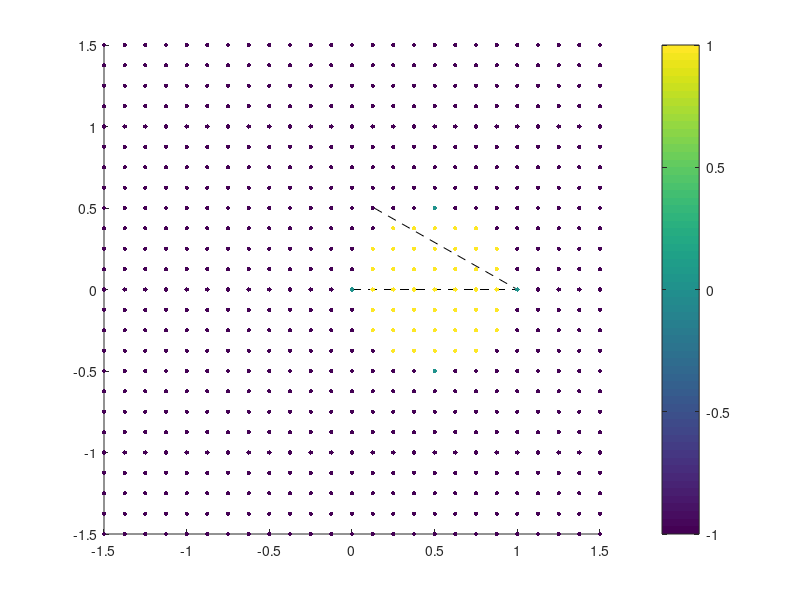

This chart was generated by the following MATLAB code: (Note: this script raises an error after producing the figure.)
% Equation for phiDot when following curved path
phiDot = @(v_x, D, R, phi) v_x*(-D + R*sin(phi))/(D*R);
% Equation for phiDot when following straight path (R -> Inf)
phiDotStraight = @(v_x, D, phi) v_x*sin(phi)/D;

% Set parameters in arbitrary units
v_x = 0.5;
R = 1;

% Sweep x and y to make a grid
x = [-1.5*R:0.125:1.5*R];
y = [-1.5*R:0.125:1.5*R];

% Now make the grid
[x_grid, y_grid] = meshgrid(x,y);

% Initialize phiDot in grid form
phiDotOnCartesianGridCurved = zeros(size(x_grid));
phiDotOnCartesianGridStraight = zeros(size(x_grid));

% Go through all the grid points and compute phiDot for both straight and
% curved paths
for i_x = 1:length(x)
    for i_y = 1:length(y)
        % Skip the origin since it blows up the calculation
        if (x(i_x) == 0) && (y(i_y) == 0)
            continue
        end
        phiDotOnCartesianGridCurved(i_y, i_x) = phiDot(v_x, sqrt(x(i_x)^2 + y(i_y)^2), R, atan2(y(i_y),x(i_x)));
        phiDotOnCartesianGridStraight(i_y, i_x) = phiDotStraight(v_x, sqrt(x(i_x)^2 + y(i_y)^2), atan2(y(i_y),x(i_x)));
    end
end

% Reshape matrices to be vectors so it's easier to work with
x_grid = reshape(x_grid, [], 1);
y_grid = reshape(y_grid, [], 1);
phiDotOnCartesianGridCurved = reshape(phiDotOnCartesianGridCurved, [], 1);
phiDotOnCartesianGridStraight = reshape(phiDotOnCartesianGridStraight, [], 1);

% Remove all things that are supposed to be 0 but weren't because of pi
% rounding errors in the trig functions
phiDotOnCartesianGridCurved(abs(phiDotOnCartesianGridCurved) < 10^(-10)) = 0;
phiDotOnCartesianGridStraight(abs(phiDotOnCartesianGridStraight) < 10^(-10)) = 0;

% Separate out progressive and regressive motion for curved path
x_grid_prog_Curved = x_grid(phiDotOnCartesianGridCurved > 0);
y_grid_prog_Curved = y_grid(phiDotOnCartesianGridCurved > 0);
phiDot_grid_prog_Curved = phiDotOnCartesianGridCurved(phiDotOnCartesianGridCurved > 0);
x_grid_reg_Curved = x_grid(phiDotOnCartesianGridCurved < 0);
y_grid_reg_Curved = y_grid(phiDotOnCartesianGridCurved < 0);
phiDot_grid_reg_Curved = phiDotOnCartesianGridCurved(phiDotOnCartesianGridCurved < 0);

% Separate out progressive and regressive motion for straight path
x_grid_prog_Straight = x_grid(phiDotOnCartesianGridStraight > 0);
y_grid_prog_Straight = y_grid(phiDotOnCartesianGridStraight > 0);
phiDot_grid_prog_Straight = phiDotOnCartesianGridStraight(phiDotOnCartesianGridStraight > 0);
x_grid_reg_Straight = x_grid(phiDotOnCartesianGridStraight < 0);
y_grid_reg_Straight = y_grid(phiDotOnCartesianGridStraight < 0);
phiDot_grid_reg_Straight = phiDotOnCartesianGridStraight(phiDotOnCartesianGridStraight < 0);

% Make a figure with points on the grid and color coded by direction of
% motion for a curved trajectory
figure
hold on
% First plot the dashed lines that show the radius of curvature
plot([R + R*sinpi(3/2+1/6),R], [R*cospi(3/2+1/6),0], 'k--','LineWidth',0.5); 
plot([0,R], [0,0], 'k--','LineWidth',0.5);
% Plot the direction of motion by just plotting the sign (prog = red, reg = blue)
scatter(y_grid, x_grid, 10, sign(phiDotOnCartesianGridCurved), 'filled');
colorbar
colormap(redblue());
% Plot a small segment of the trajectory arc
plot(R + R*sinpi(3/2+[0:0.0001:1/6]), R*cospi(3/2+[0:0.0001:1/6]), 'k-','LineWidth',2);
% Replace the line above with this one below if you want to plot the entire trajectory
% plot(R + R*sinpi(0:0.0001:2), R*cospi(0:0.0001:2), 'k--');
% Plot the boundary of where there is no motion and do it in purple
plot(R/2 + R/2*sinpi(0:0.0001:2), R/2*cospi(0:0.0001:2), '--', 'Color', [1, 0, 1]/2,'LineWidth',2);
% Plot the center of the radius of curvature
plot(R,0,'ko','MarkerSize',6,'MarkerFaceColor','k')
hold off
% Remove the axes colors to make it prettier
set(gca,'XColor', 'none','YColor','none')
set(gca, 'color', 'none');
% Fix the aspect ratio
pbaspect([1,1,1])
title('Prog vs Reg Motion in Space for Curved Trajectory')

% Make a figure with points on the grid and color coded by direction of
% motion for a straight trajectory
figure
hold on
% Plot the direction of motion by just plotting the sign (prog = red, reg = blue)
scatter(y_grid(abs(phiDotOnCartesianGridStraight) > 10^(-10)), x_grid(abs(phiDotOnCartesianGridStraight) > 10^(-10)), 10, sign(phiDotOnCartesianGridStraight(abs(phiDotOnCartesianGridStraight) > 10^(-10))), 'filled');
colorbar
colormap(redblue());
% Plot a small segment of the trajectory
plot([0,0],[0,R/2], 'k-','LineWidth',2);
hold off
% Remove the axes colors to make it prettier
set(gca,'XColor', 'none','YColor','none')
set(gca, 'color', 'none');
% Fix the aspect ratio
pbaspect([1,1,1])
title('Prog vs Reg Motion in Space for Straight Trajectory')

% Make a figure with arrows on the grid to show direction of phi dot fpr a
% curved path
figure
hold on
% First plot the dashed lines that show the radius of curvature
plot([R + R*sinpi(3/2+1/6),R], [R*cospi(3/2+1/6),0], 'k--','LineWidth',0.5); 
plot([0,R], [0,0], 'k--','LineWidth',0.5);
% Plot the arrows showing the direction of phi dot
q_reg = quiver(y_grid_reg_Curved,...
       x_grid_reg_Curved,...
       phiDot_grid_reg_Curved.*sin(pi/2+atan2(y_grid_reg_Curved,x_grid_reg_Curved)),...
       phiDot_grid_reg_Curved.*cos(pi/2+atan2(y_grid_reg_Curved,x_grid_reg_Curved)),...
       1.5,'b','Alignment','center');
q_prog = quiver(y_grid_prog_Curved,...
       x_grid_prog_Curved,...
       phiDot_grid_prog_Curved.*sin(pi/2+atan2(y_grid_prog_Curved,x_grid_prog_Curved)),...
       phiDot_grid_prog_Curved.*cos(pi/2+atan2(y_grid_prog_Curved,x_grid_prog_Curved)),...
       1.5,'r','Alignment','center');
% Plot a small segment of the trajectory arc
plot(R + R*sinpi(3/2+[0:0.0001:1/6]), R*cospi(3/2+[0:0.0001:1/6]), 'k-','LineWidth',2);
% Replace the line above with this one below if you want to plot the entire trajectory
% plot(R + R*sinpi(0:0.0001:2), R*cospi(0:0.0001:2), 'k--');
% Plot the boundary of where there is no motion and do it in purple
plot(R/2 + R/2*sinpi(0:0.0001:2), R/2*cospi(0:0.0001:2), '--', 'Color', [1, 0, 1]/2,'LineWidth',2);
% Plot the center of the radius of curvature
plot(R,0,'ko','MarkerSize',6,'MarkerFaceColor','k')
hold off
% Remove the axes colors to make it prettier
set(gca,'XColor', 'none','YColor','none')
set(gca, 'color', 'none');
% Fix the aspect ratio
pbaspect([1,1,1])
hold off
title('Phi Dot in Space for Curved Trajectory')

% Make a figure with arrows on the grid to show direction of phi dot fpr a
% straight path
figure
hold on
% Plot the arrows showing the direction of phi dot
q_reg = quiver(y_grid_reg_Straight,...
       x_grid_reg_Straight,...
       phiDot_grid_reg_Straight.*sin(pi/2+atan2(y_grid_reg_Straight,x_grid_reg_Straight)),...
       phiDot_grid_reg_Straight.*cos(pi/2+atan2(y_grid_reg_Straight,x_grid_reg_Straight)),...
       1.5,'b','Alignment','center');
q_prog = quiver(y_grid_prog_Straight,...
       x_grid_prog_Straight,...
       phiDot_grid_prog_Straight.*sin(pi/2+atan2(y_grid_prog_Straight,x_grid_prog_Straight)),...
       phiDot_grid_prog_Straight.*cos(pi/2+atan2(y_grid_prog_Straight,x_grid_prog_Straight)),...
       1.5,'r','Alignment','center');
% Plot a small segment of the trajectory
plot([0,0],[0,R/2], 'k-','LineWidth',2);
hold off
% Remove the axes colors to make it prettier
set(gca,'XColor', 'none','YColor','none')
set(gca, 'color', 'none');
% Fix the aspect ratio
pbaspect([1,1,1])
hold off
title('Phi Dot in Space for Straight Trajectory')

% Make a figure with arrows on the grid to show direction of motion fpr a
% curved path
figure
hold on
% First plot the dashed lines that show the radius of curvature
plot([R + R*sinpi(3/2+1/6),R], [R*cospi(3/2+1/6),0], 'k--','LineWidth',0.5); 
plot([0,R], [0,0], 'k--','LineWidth',0.5); 
% Plot the arrows showing the direction of motion
q_reg = quiver(y_grid_reg_Curved,...
       x_grid_reg_Curved,...
       -v_x/R*x_grid_reg_Curved,...
       -v_x + v_x/R*y_grid_reg_Curved,...
       'b','Alignment','center');
q_prog = quiver(y_grid_prog_Curved,...
       x_grid_prog_Curved,...
       -v_x/R*x_grid_prog_Curved,...
       -v_x + v_x/R*y_grid_prog_Curved,...
       'r','Alignment','center');
% Plot a small segment of the trajectory arc
plot(R + R*sinpi(3/2+[0:0.0001:1/6]), R*cospi(3/2+[0:0.0001:1/6]), 'k-','LineWidth',2);
% Replace the line above with this one below if you want to plot the entire trajectory
% plot(R + R*sinpi(0:0.0001:2), R*cospi(0:0.0001:2), 'k--');
% Plot the boundary of where there is no motion and do it in purple
plot(R/2 + R/2*sinpi(0:0.0001:2), R/2*cospi(0:0.0001:2), '--', 'Color', [1, 0, 1]/2,'LineWidth',2);
% Plot the center of the radius of curvature
plot(R,0,'ko','MarkerSize',6,'MarkerFaceColor','k')
hold off
% Remove the axes colors to make it prettier
set(gca,'XColor', 'none','YColor','none')
set(gca, 'color', 'none');
% Fix the aspect ratio
pbaspect([1,1,1])
hold off
title('Velocity in Space for Curved Trajectory')

% Make a figure with arrows on the grid to show direction of motion fpr a
% straight path
figure
hold on
% Plot the arrows showing the direction of motion
q_reg = quiver(y_grid_reg_Straight,...
       x_grid_reg_Straight,...
       zeros(size(x_grid_reg_Straight)),...
       -v_x*ones(size(x_grid_reg_Straight)),...
       'b','Alignment','center');
q_prog = quiver(y_grid_prog_Straight,...
       x_grid_prog_Straight,...
       zeros(size(x_grid_reg_Straight)),...
       -v_x*ones(size(x_grid_reg_Straight)),...
       'r','Alignment','center');
% Plot a small segment of the trajectory
plot([0,0],[0,R/2], 'k-','LineWidth',2);
hold off
% Remove the axes colors to make it prettier
set(gca,'XColor', 'none','YColor','none')
set(gca, 'color', 'none');
% Fix the aspect ratio
pbaspect([1,1,1])
hold off
title('Velocity in Space for Straight Trajectory')